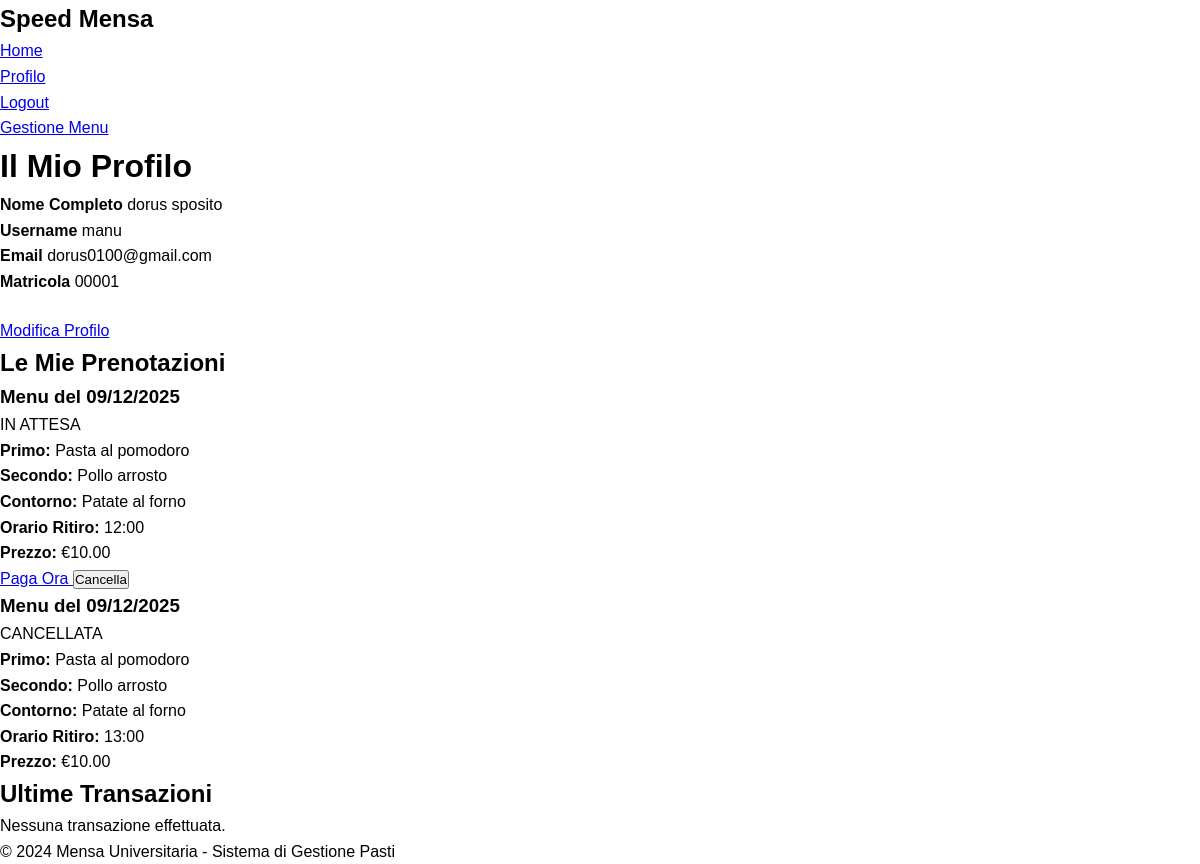
Page /profilo (signed in) on the committed database.
### app/models.py (models this page shows, shortened)
class User(UserMixin, db.Model):
    id: so.Mapped[int] = so.mapped_column(primary_key=True)
    username: so.Mapped[str] = so.mapped_column(sa.String(64), index=True, unique=True)
    email: so.Mapped[str] = so.mapped_column(sa.String(120), index=True, unique=True)
    password_hash: so.Mapped[Optional[str]] = so.mapped_column(sa.String(256))
    nome: so.Mapped[Optional[str]] = so.mapped_column(sa.String(100))
    cognome: so.Mapped[Optional[str]] = so.mapped_column(sa.String(100))
    matricola: so.Mapped[Optional[str]] = so.mapped_column(sa.String(20), unique=True)
    is_gestore: so.Mapped[bool] = so.mapped_column(default=False)
    created_at: so.Mapped[datetime] = so.mapped_column(default=lambda: datetime.now(timezone.utc))
    prenotazioni: so.WriteOnlyMapped['Prenotazione'] = so.relationship(back_populates='utente')
    transazioni: so.WriteOnlyMapped['Transazione'] = so.relationship(back_populates='utente')
    menu_creati: so.WriteOnlyMapped['MenuGiornaliero'] = so.relationship(back_populates='gestore')

class Prenotazione(db.Model):
    id: so.Mapped[int] = so.mapped_column(primary_key=True)
    utente_id: so.Mapped[int] = so.mapped_column(sa.ForeignKey(User.id), index=True)
    menu_id: so.Mapped[int] = so.mapped_column(sa.ForeignKey(MenuGiornaliero.id), index=True)
    orario_ritiro: so.Mapped[str] = so.mapped_column(sa.String(10))
    stato: so.Mapped[str] = so.mapped_column(sa.String(20), default='in_attesa')  # in_attesa, pagata, confermata, ritirata, cancellata
    note: so.Mapped[Optional[str]] = so.mapped_column(sa.String(500))
    created_at: so.Mapped[datetime] = so.mapped_column(default=lambda: datetime.now(timezone.utc))
    updated_at: so.Mapped[datetime] = so.mapped_column(default=lambda: datetime.now(timezone.utc), onupdate=lambda: datetime.now(timezone.utc))
    utente: so.Mapped[User] = so.relationship(back_populates='prenotazioni')
    menu: so.Mapped[MenuGiornaliero] = so.relationship(back_populates='prenotazioni')
    transazione: so.Mapped[Optional['Transazione']] = so.relationship(back_populates='prenotazione', uselist=False)

class MenuGiornaliero(db.Model):
    id: so.Mapped[int] = so.mapped_column(primary_key=True)
    data: so.Mapped[date] = so.mapped_column(sa.Date, index=True, unique=True)
    primo: so.Mapped[str] = so.mapped_column(sa.String(200))
    secondo: so.Mapped[str] = so.mapped_column(sa.String(200))
    contorno: so.Mapped[str] = so.mapped_column(sa.String(200))
    frutta: so.Mapped[Optional[str]] = so.mapped_column(sa.String(200))
    dolce: so.Mapped[Optional[str]] = so.mapped_column(sa.String(200))
    prezzo: so.Mapped[float] = so.mapped_column(default=5.0)
    disponibile: so.Mapped[bool] = so.mapped_column(default=True)
    gestore_id: so.Mapped[int] = so.mapped_column(sa.ForeignKey(User.id), index=True)
    created_at: so.Mapped[datetime] = so.mapped_column(default=lambda: datetime.now(timezone.utc))
    gestore: so.Mapped[User] = so.relationship(back_populates='menu_creati')
    prenotazioni: so.WriteOnlyMapped['Prenotazione'] = so.relationship(back_populates='menu')

### app/routes.py (the view)
@app.route('/profilo')
@login_required
def profilo():
    prenotazioni_query = sa.select(Prenotazione).where(
        Prenotazione.utente_id == current_user.id
    ).order_by(Prenotazione.created_at.desc())
    prenotazioni = db.session.scalars(prenotazioni_query).all()
    transazioni_query = sa.select(Transazione).where(
        Transazione.utente_id == current_user.id
    ).order_by(Transazione.created_at.desc()).limit(10)
    transazioni = db.session.scalars(transazioni_query).all()
    form = CancellaPrenotazioneForm()
    return render_template('profilo.html', title='Profilo',
                          prenotazioni=prenotazioni, transazioni=transazioni, form=form)

### app/models.py (called while the page is built)
@login.user_loader
def load_user(id):
    return db.session.get(User, int(id))

### app/templates/profilo.html (shortened to what this page needs)
{% extends "base.html" %} {% block content %}
<div class="profile-header">
  <h1>Il Mio Profilo</h1>
  <div class="profile-info">
    <div class="info-item">
      <strong>Nome Completo</strong>
      {{ current_user.nome }} {{ current_user.cognome }}
    </div>
    <div class="info-item">
      <strong>Username</strong>
      {{ current_user.username }}
    </div>
    <div class="info-item">
      <strong>Email</strong>
      {{ current_user.email }}
    </div>
    <div class="info-item">
      <strong>Matricola</strong>
      {{ current_user.matricola }}
    </div>
  </div>
  <div style="margin-top: 1.5rem">
    <a href="{{ url_for('edit_profilo') }}" class="btn">Modifica Profilo</a>
  </div>
</div>
<div class="section">
  <h2>Le Mie Prenotazioni</h2>
  {% if prenotazioni %} {% for prenotazione in prenotazioni %}
  <div
    class="prenotazione-card {% if prenotazione.stato == 'pagata' %}pagata{% elif prenotazione.stato == 'cancellata' %}cancellata{% endif %}"
  >
    <div class="prenotazione-header">
      <h3>Menu del {{ prenotazione.menu.data.strftime('%d/%m/%Y') }}</h3>
      <span class="prenotazione-status status-{{ prenotazione.stato }}">
        {{ prenotazione.stato.upper().replace('_', ' ') }}
      </span>
    </div>
    <div class="prenotazione-details">
      <div class="detail-item">
        <strong>Primo:</strong> {{ prenotazione.menu.primo }}
      </div>
      <div class="detail-item">
        <strong>Secondo:</strong> {{ prenotazione.menu.secondo }}
      </div>
      <div class="detail-item">
        <strong>Contorno:</strong> {{ prenotazione.menu.contorno }}
      </div>
      <div class="detail-item">
        <strong>Orario Ritiro:</strong> {{ prenotazione.orario_ritiro }}
      </div>
      <div class="detail-item">
        <strong>Prezzo:</strong> €{{ "%.2f"|format(prenotazione.menu.prezzo) }}
      </div>
    </div>
    <div class="action-buttons">
      {% if prenotazione.stato == 'in_attesa' %}
      <a
        href="{{ url_for('pagamento', prenotazione_id=prenotazione.id) }}"
        class="btn btn-success"
      >
        Paga Ora
      </a>
      {% endif %} {% if prenotazione.stato in ['in_attesa', 'pagata'] %}
      <form
        action="{{ url_for('cancella_prenotazione', prenotazione_id=prenotazione.id) }}"
        method="post"
        style="display: inline"
      >
        <button
          type="submit"
          class="btn btn-danger"
          onclick="return confirm('Sei sicuro di voler cancellare questa prenotazione?')"
        >
          Cancella
        </button>
      </form>
      {% endif %}
    </div>
  </div>
  {% endfor %} {% endif %}
</div>
<div class="section">
  <h2>Ultime Transazioni</h2>
  {% if transazioni %}
  <ul class="transazione-list">
    {% for trans in transazioni %}
    <li class="transazione-item">
      <div>
        <div style="font-size: 0.9rem; color: #7f8c8d">
          {{ trans.created_at.strftime('%d/%m/%Y %H:%M') }} - {{
          trans.metodo_pagamento }}
        </div>
      </div>
      <div>
        <!--
        <div
          class="transazione-importo {% if trans.tipo == 'ricarica' or trans.tipo == 'rimborso' %}positivo{% else %}negativo{% endif %}"
        >
          {% if trans.tipo == 'ricarica' or trans.tipo == 'rimborso' %}+{% else
          %}-{% endif %}€{{ "%.2f"|format(trans.importo) }}
        </div>
      --></div>
    </li>
    {% endfor %}
  </ul>
  {% else %}
  <div class="no-items">
    <p>Nessuna transazione effettuata.</p>
  </div>
  {% endif %}
</div>
{% endblock %}

### app/templates/base.html (shortened to what this page needs)
<!DOCTYPE html>
<html lang="it">
  <head>
    <link
      rel="stylesheet"
      href="{{ url_for('static', filename='style.css') }}"
    />
  </head>
  <body>
    <header>
      <div class="container">
        {% if current_user.is_authenticated %}
        <nav>
          <h1>Speed Mensa</h1>
          <ul>
            <li><a href="{{ url_for('index') }}">Home</a></li>
            <li><a href="{{ url_for('profilo') }}">Profilo</a></li>
            <li><a href="{{ url_for('logout') }}">Logout</a></li>
            {% endif %} {% if current_user.is_gestore %}
            <li><a href="{{ url_for('gestore_menu') }}">Gestione Menu</a></li>
          </ul>
        </nav>
        {% endif %}
      </div>
    </header>
    <main>
      <div class="container">
         {% block content %}{% endblock %}
      </div>
    </main>
    <footer>
      <div class="container">
        <p>&copy; 2024 Mensa Universitaria - Sistema di Gestione Pasti</p>
      </div>
    </footer>
  </body>
</html>

### app/static/style.css (style rules this page uses)
* { margin: 0; padding: 0; box-sizing: border-box; }
body { font-family:Arial, Helvetica, sans-serif; line-height: 1.6; color: black; background-color: white; }

### rows in the picture
User: nome "dorus", cognome "sposito", username "manu", email "dorus0100@gmail.com", matricola "00001"
Prenotazione: menu.data "09/12/2025", stato "IN ATTESA", menu.primo "Pasta al pomodoro", menu.secondo "Pollo arrosto", menu.contorno "Patate al forno", orario_ritiro "12:00"
MenuGiornaliero: menu.prezzo "10.00"
Prenotazione: menu.data "09/12/2025", stato "CANCELLATA", menu.primo "Pasta al pomodoro", menu.secondo "Pollo arrosto", menu.contorno "Patate al forno", orario_ritiro "13:00"
